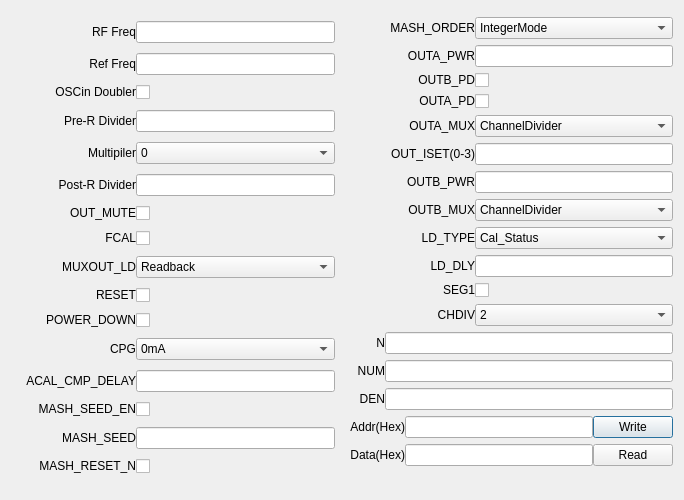
<?xml version="1.0" encoding="UTF-8"?>
<ui version="4.0">
 <class>Q_LMX2594_Dlg</class>
 <widget class="QDialog" name="Q_LMX2594_Dlg">
  <property name="windowModality">
   <enum>Qt::WindowModal</enum>
  </property>
  <property name="geometry">
   <rect>
    <x>0</x>
    <y>0</y>
    <width>684</width>
    <height>500</height>
   </rect>
  </property>
  <property name="sizePolicy">
   <sizepolicy hsizetype="Fixed" vsizetype="Fixed">
    <horstretch>0</horstretch>
    <verstretch>0</verstretch>
   </sizepolicy>
  </property>
  <property name="modal">
   <bool>false</bool>
  </property>
  <layout class="QHBoxLayout" name="horizontalLayout_6">
   <property name="spacing">
    <number>15</number>
   </property>
   <item>
    <layout class="QVBoxLayout" name="verticalLayout_1">
     <property name="spacing">
      <number>0</number>
     </property>
     <property name="bottomMargin">
      <number>0</number>
     </property>
     <item>
      <layout class="QHBoxLayout" name="horizontalLayout">
       <item>
        <widget class="QLabel" name="labelRFFreq">
         <property name="sizePolicy">
          <sizepolicy hsizetype="Fixed" vsizetype="Fixed">
           <horstretch>0</horstretch>
           <verstretch>0</verstretch>
          </sizepolicy>
         </property>
         <property name="minimumSize">
          <size>
           <width>125</width>
           <height>0</height>
          </size>
         </property>
         <property name="text">
          <string>RF Freq</string>
         </property>
         <property name="alignment">
          <set>Qt::AlignRight|Qt::AlignTrailing|Qt::AlignVCenter</set>
         </property>
        </widget>
       </item>
       <item>
        <widget class="QFreqScrollLineEdit" name="lineEditRFFreq"/>
       </item>
      </layout>
     </item>
     <item>
      <layout class="QHBoxLayout" name="horizontalLayout_2">
       <item>
        <widget class="QLabel" name="labelRefFreq">
         <property name="sizePolicy">
          <sizepolicy hsizetype="Fixed" vsizetype="Fixed">
           <horstretch>0</horstretch>
           <verstretch>0</verstretch>
          </sizepolicy>
         </property>
         <property name="minimumSize">
          <size>
           <width>125</width>
           <height>0</height>
          </size>
         </property>
         <property name="text">
          <string>Ref Freq</string>
         </property>
         <property name="alignment">
          <set>Qt::AlignRight|Qt::AlignTrailing|Qt::AlignVCenter</set>
         </property>
        </widget>
       </item>
       <item>
        <widget class="QLineEdit" name="lineEditRefFreq"/>
       </item>
      </layout>
     </item>
     <item>
      <layout class="QHBoxLayout" name="horizontalLayout_5">
       <item>
        <widget class="QLabel" name="labelOSCinDoubler">
         <property name="sizePolicy">
          <sizepolicy hsizetype="Fixed" vsizetype="Fixed">
           <horstretch>0</horstretch>
           <verstretch>0</verstretch>
          </sizepolicy>
         </property>
         <property name="minimumSize">
          <size>
           <width>125</width>
           <height>0</height>
          </size>
         </property>
         <property name="text">
          <string>OSCin Doubler</string>
         </property>
         <property name="alignment">
          <set>Qt::AlignRight|Qt::AlignTrailing|Qt::AlignVCenter</set>
         </property>
        </widget>
       </item>
       <item>
        <widget class="QCheckBox" name="checkBoxOSCinDoubler">
         <property name="text">
          <string/>
         </property>
        </widget>
       </item>
      </layout>
     </item>
     <item>
      <layout class="QHBoxLayout" name="horizontalLayout_3">
       <item>
        <widget class="QLabel" name="labelPreRDiv">
         <property name="sizePolicy">
          <sizepolicy hsizetype="Fixed" vsizetype="Fixed">
           <horstretch>0</horstretch>
           <verstretch>0</verstretch>
          </sizepolicy>
         </property>
         <property name="minimumSize">
          <size>
           <width>125</width>
           <height>0</height>
          </size>
         </property>
         <property name="text">
          <string>Pre-R Divider</string>
         </property>
         <property name="alignment">
          <set>Qt::AlignRight|Qt::AlignTrailing|Qt::AlignVCenter</set>
         </property>
        </widget>
       </item>
       <item>
        <widget class="QLineEdit" name="lineEditPreRDiv"/>
       </item>
      </layout>
     </item>
     <item>
      <layout class="QHBoxLayout" name="horizontalLayout_99">
       <item>
        <widget class="QLabel" name="labelMultipiler">
         <property name="sizePolicy">
          <sizepolicy hsizetype="Fixed" vsizetype="Fixed">
           <horstretch>0</horstretch>
           <verstretch>0</verstretch>
          </sizepolicy>
         </property>
         <property name="minimumSize">
          <size>
           <width>125</width>
           <height>0</height>
          </size>
         </property>
         <property name="text">
          <string>Multipiler</string>
         </property>
         <property name="alignment">
          <set>Qt::AlignRight|Qt::AlignTrailing|Qt::AlignVCenter</set>
         </property>
        </widget>
       </item>
       <item>
        <widget class="QComboBox" name="comboBoxMultipiler">
         <item>
          <property name="text">
           <string>0</string>
          </property>
         </item>
         <item>
          <property name="text">
           <string>1</string>
          </property>
         </item>
         <item>
          <property name="text">
           <string>Reserved</string>
          </property>
         </item>
         <item>
          <property name="text">
           <string>3</string>
          </property>
         </item>
         <item>
          <property name="text">
           <string>4</string>
          </property>
         </item>
         <item>
          <property name="text">
           <string>5</string>
          </property>
         </item>
         <item>
          <property name="text">
           <string>6</string>
          </property>
         </item>
         <item>
          <property name="text">
           <string>7</string>
          </property>
         </item>
         <item>
          <property name="text">
           <string>Reserved</string>
          </property>
         </item>
        </widget>
       </item>
      </layout>
     </item>
     <item>
      <layout class="QHBoxLayout" name="horizontalLayout_4">
       <item>
        <widget class="QLabel" name="labelPostRDiv">
         <property name="sizePolicy">
          <sizepolicy hsizetype="Fixed" vsizetype="Fixed">
           <horstretch>0</horstretch>
           <verstretch>0</verstretch>
          </sizepolicy>
         </property>
         <property name="minimumSize">
          <size>
           <width>125</width>
           <height>0</height>
          </size>
         </property>
         <property name="text">
          <string>Post-R Divider</string>
         </property>
         <property name="alignment">
          <set>Qt::AlignRight|Qt::AlignTrailing|Qt::AlignVCenter</set>
         </property>
        </widget>
       </item>
       <item>
        <widget class="QLineEdit" name="lineEditPostRDiv"/>
       </item>
      </layout>
     </item>
     <item>
      <layout class="QHBoxLayout" name="horizontalLayout_7">
       <item>
        <widget class="QLabel" name="labelOUT_MUTE">
         <property name="sizePolicy">
          <sizepolicy hsizetype="Fixed" vsizetype="Fixed">
           <horstretch>0</horstretch>
           <verstretch>0</verstretch>
          </sizepolicy>
         </property>
         <property name="minimumSize">
          <size>
           <width>125</width>
           <height>0</height>
          </size>
         </property>
         <property name="text">
          <string>OUT_MUTE</string>
         </property>
         <property name="alignment">
          <set>Qt::AlignRight|Qt::AlignTrailing|Qt::AlignVCenter</set>
         </property>
        </widget>
       </item>
       <item>
        <widget class="QCheckBox" name="checkBoxOUT_MUTE">
         <property name="text">
          <string/>
         </property>
        </widget>
       </item>
      </layout>
     </item>
     <item>
      <layout class="QHBoxLayout" name="horizontalLayout_62">
       <item>
        <widget class="QLabel" name="labelFCAL">
         <property name="sizePolicy">
          <sizepolicy hsizetype="Fixed" vsizetype="Fixed">
           <horstretch>0</horstretch>
           <verstretch>0</verstretch>
          </sizepolicy>
         </property>
         <property name="minimumSize">
          <size>
           <width>125</width>
           <height>0</height>
          </size>
         </property>
         <property name="text">
          <string>FCAL</string>
         </property>
         <property name="alignment">
          <set>Qt::AlignRight|Qt::AlignTrailing|Qt::AlignVCenter</set>
         </property>
        </widget>
       </item>
       <item>
        <widget class="QCheckBox" name="checkBoxFCAL">
         <property name="text">
          <string/>
         </property>
        </widget>
       </item>
      </layout>
     </item>
     <item>
      <layout class="QHBoxLayout" name="horizontalLayout_81">
       <item>
        <widget class="QLabel" name="labelMUXOUT_LD">
         <property name="sizePolicy">
          <sizepolicy hsizetype="Fixed" vsizetype="Fixed">
           <horstretch>0</horstretch>
           <verstretch>0</verstretch>
          </sizepolicy>
         </property>
         <property name="minimumSize">
          <size>
           <width>125</width>
           <height>0</height>
          </size>
         </property>
         <property name="text">
          <string>MUXOUT_LD</string>
         </property>
         <property name="alignment">
          <set>Qt::AlignRight|Qt::AlignTrailing|Qt::AlignVCenter</set>
         </property>
        </widget>
       </item>
       <item>
        <widget class="QComboBox" name="comboBoxMUXOUT_LD">
         <item>
          <property name="text">
           <string>Readback</string>
          </property>
         </item>
         <item>
          <property name="text">
           <string>Lock detect</string>
          </property>
         </item>
        </widget>
       </item>
      </layout>
     </item>
     <item>
      <layout class="QHBoxLayout" name="horizontalLayout_63">
       <item>
        <widget class="QLabel" name="labelRESET">
         <property name="sizePolicy">
          <sizepolicy hsizetype="Fixed" vsizetype="Fixed">
           <horstretch>0</horstretch>
           <verstretch>0</verstretch>
          </sizepolicy>
         </property>
         <property name="minimumSize">
          <size>
           <width>125</width>
           <height>0</height>
          </size>
         </property>
         <property name="text">
          <string>RESET</string>
         </property>
         <property name="alignment">
          <set>Qt::AlignRight|Qt::AlignTrailing|Qt::AlignVCenter</set>
         </property>
        </widget>
       </item>
       <item>
        <widget class="QCheckBox" name="checkBoxRESET">
         <property name="text">
          <string/>
         </property>
        </widget>
       </item>
      </layout>
     </item>
     <item>
      <layout class="QHBoxLayout" name="horizontalLayout_64">
       <item>
        <widget class="QLabel" name="labelPOWER_DOWN">
         <property name="sizePolicy">
          <sizepolicy hsizetype="Fixed" vsizetype="Fixed">
           <horstretch>0</horstretch>
           <verstretch>0</verstretch>
          </sizepolicy>
         </property>
         <property name="minimumSize">
          <size>
           <width>125</width>
           <height>0</height>
          </size>
         </property>
         <property name="text">
          <string>POWER_DOWN</string>
         </property>
         <property name="alignment">
          <set>Qt::AlignRight|Qt::AlignTrailing|Qt::AlignVCenter</set>
         </property>
        </widget>
       </item>
       <item>
        <widget class="QCheckBox" name="checkBoxPOWER_DOWN">
         <property name="text">
          <string/>
         </property>
        </widget>
       </item>
      </layout>
     </item>
     <item>
      <layout class="QHBoxLayout" name="horizontalLayout_90">
       <item>
        <widget class="QLabel" name="labelCPG">
         <property name="sizePolicy">
          <sizepolicy hsizetype="Fixed" vsizetype="Fixed">
           <horstretch>0</horstretch>
           <verstretch>0</verstretch>
          </sizepolicy>
         </property>
         <property name="minimumSize">
          <size>
           <width>125</width>
           <height>0</height>
          </size>
         </property>
         <property name="text">
          <string>CPG</string>
         </property>
         <property name="alignment">
          <set>Qt::AlignRight|Qt::AlignTrailing|Qt::AlignVCenter</set>
         </property>
        </widget>
       </item>
       <item>
        <widget class="QComboBox" name="comboBoxCPG">
         <item>
          <property name="text">
           <string>0mA</string>
          </property>
         </item>
         <item>
          <property name="text">
           <string>6mA</string>
          </property>
         </item>
         <item>
          <property name="text">
           <string>Reserved</string>
          </property>
         </item>
         <item>
          <property name="text">
           <string>12mA</string>
          </property>
         </item>
         <item>
          <property name="text">
           <string>3mA</string>
          </property>
         </item>
         <item>
          <property name="text">
           <string>9mA</string>
          </property>
         </item>
         <item>
          <property name="text">
           <string>Reserved</string>
          </property>
         </item>
         <item>
          <property name="text">
           <string>15mA</string>
          </property>
         </item>
        </widget>
       </item>
      </layout>
     </item>
     <item>
      <layout class="QHBoxLayout" name="horizontalLayout_11">
       <item>
        <widget class="QLabel" name="labelACAL_CMP_DELAY">
         <property name="sizePolicy">
          <sizepolicy hsizetype="Fixed" vsizetype="Fixed">
           <horstretch>0</horstretch>
           <verstretch>0</verstretch>
          </sizepolicy>
         </property>
         <property name="minimumSize">
          <size>
           <width>125</width>
           <height>0</height>
          </size>
         </property>
         <property name="text">
          <string>ACAL_CMP_DELAY</string>
         </property>
         <property name="alignment">
          <set>Qt::AlignRight|Qt::AlignTrailing|Qt::AlignVCenter</set>
         </property>
        </widget>
       </item>
       <item>
        <widget class="QLineEdit" name="lineEditACAL_CMP_DELAY"/>
       </item>
      </layout>
     </item>
     <item>
      <layout class="QHBoxLayout" name="horizontalLayout_12">
       <item>
        <widget class="QLabel" name="labelMASH_SEED_EN">
         <property name="sizePolicy">
          <sizepolicy hsizetype="Fixed" vsizetype="Fixed">
           <horstretch>0</horstretch>
           <verstretch>0</verstretch>
          </sizepolicy>
         </property>
         <property name="minimumSize">
          <size>
           <width>125</width>
           <height>0</height>
          </size>
         </property>
         <property name="text">
          <string>MASH_SEED_EN</string>
         </property>
         <property name="alignment">
          <set>Qt::AlignRight|Qt::AlignTrailing|Qt::AlignVCenter</set>
         </property>
        </widget>
       </item>
       <item>
        <widget class="QCheckBox" name="checkBoxMASH_SEED_EN">
         <property name="text">
          <string/>
         </property>
        </widget>
       </item>
      </layout>
     </item>
     <item>
      <layout class="QHBoxLayout" name="horizontalLayout_49">
       <item>
        <widget class="QLabel" name="labelMASH_SEED">
         <property name="sizePolicy">
          <sizepolicy hsizetype="Fixed" vsizetype="Fixed">
           <horstretch>0</horstretch>
           <verstretch>0</verstretch>
          </sizepolicy>
         </property>
         <property name="minimumSize">
          <size>
           <width>125</width>
           <height>0</height>
          </size>
         </property>
         <property name="text">
          <string>MASH_SEED</string>
         </property>
         <property name="alignment">
          <set>Qt::AlignRight|Qt::AlignTrailing|Qt::AlignVCenter</set>
         </property>
        </widget>
       </item>
       <item>
        <widget class="QLineEdit" name="lineEditMASH_SEED"/>
       </item>
      </layout>
     </item>
     <item>
      <layout class="QHBoxLayout" name="horizontalLayout_93">
       <item>
        <widget class="QLabel" name="labelMASH_RESET_N">
         <property name="sizePolicy">
          <sizepolicy hsizetype="Fixed" vsizetype="Fixed">
           <horstretch>0</horstretch>
           <verstretch>0</verstretch>
          </sizepolicy>
         </property>
         <property name="minimumSize">
          <size>
           <width>125</width>
           <height>0</height>
          </size>
         </property>
         <property name="text">
          <string>MASH_RESET_N</string>
         </property>
         <property name="alignment">
          <set>Qt::AlignRight|Qt::AlignTrailing|Qt::AlignVCenter</set>
         </property>
        </widget>
       </item>
       <item>
        <widget class="QCheckBox" name="checkBoxMASH_RESET_N">
         <property name="text">
          <string/>
         </property>
        </widget>
       </item>
      </layout>
     </item>
    </layout>
   </item>
   <item>
    <layout class="QVBoxLayout" name="verticalLayout_2">
     <property name="spacing">
      <number>0</number>
     </property>
     <item>
      <layout class="QHBoxLayout" name="horizontalLayout_94">
       <item>
        <widget class="QLabel" name="labelMASH_ORDER">
         <property name="sizePolicy">
          <sizepolicy hsizetype="Fixed" vsizetype="Fixed">
           <horstretch>0</horstretch>
           <verstretch>0</verstretch>
          </sizepolicy>
         </property>
         <property name="minimumSize">
          <size>
           <width>125</width>
           <height>0</height>
          </size>
         </property>
         <property name="text">
          <string>MASH_ORDER</string>
         </property>
         <property name="alignment">
          <set>Qt::AlignRight|Qt::AlignTrailing|Qt::AlignVCenter</set>
         </property>
        </widget>
       </item>
       <item>
        <widget class="QComboBox" name="comboBoxMASH_ORDER">
         <item>
          <property name="text">
           <string>IntegerMode</string>
          </property>
         </item>
         <item>
          <property name="text">
           <string>First</string>
          </property>
         </item>
         <item>
          <property name="text">
           <string>Second</string>
          </property>
         </item>
         <item>
          <property name="text">
           <string>Third</string>
          </property>
         </item>
         <item>
          <property name="text">
           <string>Fourth</string>
          </property>
         </item>
         <item>
          <property name="text">
           <string>Reserved</string>
          </property>
         </item>
        </widget>
       </item>
      </layout>
     </item>
     <item>
      <layout class="QHBoxLayout" name="horizontalLayout_50">
       <item>
        <widget class="QLabel" name="labelOUTA_PWR">
         <property name="sizePolicy">
          <sizepolicy hsizetype="Fixed" vsizetype="Fixed">
           <horstretch>0</horstretch>
           <verstretch>0</verstretch>
          </sizepolicy>
         </property>
         <property name="minimumSize">
          <size>
           <width>125</width>
           <height>0</height>
          </size>
         </property>
         <property name="text">
          <string>OUTA_PWR</string>
         </property>
         <property name="alignment">
          <set>Qt::AlignRight|Qt::AlignTrailing|Qt::AlignVCenter</set>
         </property>
        </widget>
       </item>
       <item>
        <widget class="QLineEdit" name="lineEditOUTA_PWR"/>
       </item>
      </layout>
     </item>
     <item>
      <layout class="QHBoxLayout" name="horizontalLayout_16">
       <item>
        <widget class="QLabel" name="labelOUTB_PD">
         <property name="sizePolicy">
          <sizepolicy hsizetype="Fixed" vsizetype="Fixed">
           <horstretch>0</horstretch>
           <verstretch>0</verstretch>
          </sizepolicy>
         </property>
         <property name="minimumSize">
          <size>
           <width>125</width>
           <height>0</height>
          </size>
         </property>
         <property name="text">
          <string>OUTB_PD</string>
         </property>
         <property name="alignment">
          <set>Qt::AlignRight|Qt::AlignTrailing|Qt::AlignVCenter</set>
         </property>
        </widget>
       </item>
       <item>
        <widget class="QCheckBox" name="checkBoxOUTB_PD">
         <property name="text">
          <string/>
         </property>
        </widget>
       </item>
      </layout>
     </item>
     <item>
      <layout class="QHBoxLayout" name="horizontalLayout_91">
       <item>
        <widget class="QLabel" name="labelOUTA_PD">
         <property name="sizePolicy">
          <sizepolicy hsizetype="Fixed" vsizetype="Fixed">
           <horstretch>0</horstretch>
           <verstretch>0</verstretch>
          </sizepolicy>
         </property>
         <property name="minimumSize">
          <size>
           <width>125</width>
           <height>0</height>
          </size>
         </property>
         <property name="text">
          <string>OUTA_PD</string>
         </property>
         <property name="alignment">
          <set>Qt::AlignRight|Qt::AlignTrailing|Qt::AlignVCenter</set>
         </property>
        </widget>
       </item>
       <item>
        <widget class="QCheckBox" name="checkBoxOUTA_PD">
         <property name="text">
          <string/>
         </property>
        </widget>
       </item>
      </layout>
     </item>
     <item>
      <layout class="QHBoxLayout" name="horizontalLayout_95">
       <item>
        <widget class="QLabel" name="labelOUTA_MUX">
         <property name="sizePolicy">
          <sizepolicy hsizetype="Fixed" vsizetype="Fixed">
           <horstretch>0</horstretch>
           <verstretch>0</verstretch>
          </sizepolicy>
         </property>
         <property name="minimumSize">
          <size>
           <width>125</width>
           <height>0</height>
          </size>
         </property>
         <property name="text">
          <string>OUTA_MUX</string>
         </property>
         <property name="alignment">
          <set>Qt::AlignRight|Qt::AlignTrailing|Qt::AlignVCenter</set>
         </property>
        </widget>
       </item>
       <item>
        <widget class="QComboBox" name="comboBoxOUTA_MUX">
         <item>
          <property name="text">
           <string>ChannelDivider</string>
          </property>
         </item>
         <item>
          <property name="text">
           <string>VCO</string>
          </property>
         </item>
         <item>
          <property name="text">
           <string>Reserved</string>
          </property>
         </item>
         <item>
          <property name="text">
           <string>HighImpedance</string>
          </property>
         </item>
        </widget>
       </item>
      </layout>
     </item>
     <item>
      <layout class="QHBoxLayout" name="horizontalLayout_96">
       <item>
        <widget class="QLabel" name="labelOUT_ISEL">
         <property name="sizePolicy">
          <sizepolicy hsizetype="Fixed" vsizetype="Fixed">
           <horstretch>0</horstretch>
           <verstretch>0</verstretch>
          </sizepolicy>
         </property>
         <property name="minimumSize">
          <size>
           <width>125</width>
           <height>0</height>
          </size>
         </property>
         <property name="text">
          <string>OUT_ISET(0-3)</string>
         </property>
         <property name="alignment">
          <set>Qt::AlignRight|Qt::AlignTrailing|Qt::AlignVCenter</set>
         </property>
        </widget>
       </item>
       <item>
        <widget class="QLineEdit" name="lineEditOUT_ISEL"/>
       </item>
      </layout>
     </item>
     <item>
      <layout class="QHBoxLayout" name="horizontalLayout_51">
       <item>
        <widget class="QLabel" name="labelOUTB_PWR">
         <property name="sizePolicy">
          <sizepolicy hsizetype="Fixed" vsizetype="Fixed">
           <horstretch>0</horstretch>
           <verstretch>0</verstretch>
          </sizepolicy>
         </property>
         <property name="minimumSize">
          <size>
           <width>125</width>
           <height>0</height>
          </size>
         </property>
         <property name="text">
          <string>OUTB_PWR</string>
         </property>
         <property name="alignment">
          <set>Qt::AlignRight|Qt::AlignTrailing|Qt::AlignVCenter</set>
         </property>
        </widget>
       </item>
       <item>
        <widget class="QLineEdit" name="lineEditOUTB_PWR"/>
       </item>
      </layout>
     </item>
     <item>
      <layout class="QHBoxLayout" name="horizontalLayout_100">
       <item>
        <widget class="QLabel" name="labelOUTB_MUX">
         <property name="sizePolicy">
          <sizepolicy hsizetype="Fixed" vsizetype="Fixed">
           <horstretch>0</horstretch>
           <verstretch>0</verstretch>
          </sizepolicy>
         </property>
         <property name="minimumSize">
          <size>
           <width>125</width>
           <height>0</height>
          </size>
         </property>
         <property name="text">
          <string>OUTB_MUX</string>
         </property>
         <property name="alignment">
          <set>Qt::AlignRight|Qt::AlignTrailing|Qt::AlignVCenter</set>
         </property>
        </widget>
       </item>
       <item>
        <widget class="QComboBox" name="comboBoxOUTB_MUX">
         <item>
          <property name="text">
           <string>ChannelDivider</string>
          </property>
         </item>
         <item>
          <property name="text">
           <string>VCO</string>
          </property>
         </item>
         <item>
          <property name="text">
           <string>Reserved</string>
          </property>
         </item>
         <item>
          <property name="text">
           <string>HighImpedance</string>
          </property>
         </item>
        </widget>
       </item>
      </layout>
     </item>
     <item>
      <layout class="QHBoxLayout" name="horizontalLayout_101">
       <item>
        <widget class="QLabel" name="labelLD_TYPE">
         <property name="sizePolicy">
          <sizepolicy hsizetype="Fixed" vsizetype="Fixed">
           <horstretch>0</horstretch>
           <verstretch>0</verstretch>
          </sizepolicy>
         </property>
         <property name="minimumSize">
          <size>
           <width>125</width>
           <height>0</height>
          </size>
         </property>
         <property name="text">
          <string>LD_TYPE</string>
         </property>
         <property name="alignment">
          <set>Qt::AlignRight|Qt::AlignTrailing|Qt::AlignVCenter</set>
         </property>
        </widget>
       </item>
       <item>
        <widget class="QComboBox" name="comboBoxLD_TYPE">
         <item>
          <property name="text">
           <string>Cal_Status</string>
          </property>
         </item>
         <item>
          <property name="text">
           <string>Cal_Status&amp;Vtune</string>
          </property>
         </item>
        </widget>
       </item>
      </layout>
     </item>
     <item>
      <layout class="QHBoxLayout" name="horizontalLayout_52">
       <item>
        <widget class="QLabel" name="labelLD_DLY">
         <property name="sizePolicy">
          <sizepolicy hsizetype="Fixed" vsizetype="Fixed">
           <horstretch>0</horstretch>
           <verstretch>0</verstretch>
          </sizepolicy>
         </property>
         <property name="minimumSize">
          <size>
           <width>125</width>
           <height>0</height>
          </size>
         </property>
         <property name="text">
          <string>LD_DLY</string>
         </property>
         <property name="alignment">
          <set>Qt::AlignRight|Qt::AlignTrailing|Qt::AlignVCenter</set>
         </property>
        </widget>
       </item>
       <item>
        <widget class="QLineEdit" name="lineEditLD_DLY"/>
       </item>
      </layout>
     </item>
     <item>
      <layout class="QHBoxLayout" name="horizontalLayout_17">
       <item>
        <widget class="QLabel" name="labelSEG1">
         <property name="sizePolicy">
          <sizepolicy hsizetype="Fixed" vsizetype="Fixed">
           <horstretch>0</horstretch>
           <verstretch>0</verstretch>
          </sizepolicy>
         </property>
         <property name="minimumSize">
          <size>
           <width>125</width>
           <height>0</height>
          </size>
         </property>
         <property name="text">
          <string>SEG1</string>
         </property>
         <property name="alignment">
          <set>Qt::AlignRight|Qt::AlignTrailing|Qt::AlignVCenter</set>
         </property>
        </widget>
       </item>
       <item>
        <widget class="QCheckBox" name="checkBoxSEG1">
         <property name="text">
          <string/>
         </property>
        </widget>
       </item>
      </layout>
     </item>
     <item>
      <layout class="QHBoxLayout" name="horizontalLayout_18">
       <item>
        <widget class="QLabel" name="labelCHDIV">
         <property name="sizePolicy">
          <sizepolicy hsizetype="Fixed" vsizetype="Fixed">
           <horstretch>0</horstretch>
           <verstretch>0</verstretch>
          </sizepolicy>
         </property>
         <property name="minimumSize">
          <size>
           <width>125</width>
           <height>0</height>
          </size>
         </property>
         <property name="text">
          <string>CHDIV</string>
         </property>
         <property name="alignment">
          <set>Qt::AlignRight|Qt::AlignTrailing|Qt::AlignVCenter</set>
         </property>
        </widget>
       </item>
       <item>
        <widget class="QComboBox" name="comboBoxCHDIV">
         <item>
          <property name="text">
           <string>2</string>
          </property>
         </item>
         <item>
          <property name="text">
           <string>4</string>
          </property>
         </item>
         <item>
          <property name="text">
           <string>6</string>
          </property>
         </item>
         <item>
          <property name="text">
           <string>8</string>
          </property>
         </item>
         <item>
          <property name="text">
           <string>12</string>
          </property>
         </item>
         <item>
          <property name="text">
           <string>16</string>
          </property>
         </item>
         <item>
          <property name="text">
           <string>24</string>
          </property>
         </item>
         <item>
          <property name="text">
           <string>32</string>
          </property>
         </item>
         <item>
          <property name="text">
           <string>48</string>
          </property>
         </item>
         <item>
          <property name="text">
           <string>64</string>
          </property>
         </item>
         <item>
          <property name="text">
           <string>72</string>
          </property>
         </item>
         <item>
          <property name="text">
           <string>96</string>
          </property>
         </item>
         <item>
          <property name="text">
           <string>128</string>
          </property>
         </item>
         <item>
          <property name="text">
           <string>192</string>
          </property>
         </item>
         <item>
          <property name="text">
           <string>256</string>
          </property>
         </item>
         <item>
          <property name="text">
           <string>384</string>
          </property>
         </item>
         <item>
          <property name="text">
           <string>512</string>
          </property>
         </item>
         <item>
          <property name="text">
           <string>768</string>
          </property>
         </item>
         <item>
          <property name="text">
           <string>Reserved</string>
          </property>
         </item>
        </widget>
       </item>
      </layout>
     </item>
     <item>
      <layout class="QHBoxLayout" name="horizontalLayout_44">
       <item>
        <widget class="QLabel" name="labelN">
         <property name="sizePolicy">
          <sizepolicy hsizetype="Fixed" vsizetype="Fixed">
           <horstretch>0</horstretch>
           <verstretch>0</verstretch>
          </sizepolicy>
         </property>
         <property name="minimumSize">
          <size>
           <width>35</width>
           <height>0</height>
          </size>
         </property>
         <property name="text">
          <string>N</string>
         </property>
         <property name="alignment">
          <set>Qt::AlignRight|Qt::AlignTrailing|Qt::AlignVCenter</set>
         </property>
        </widget>
       </item>
       <item>
        <widget class="QLineEdit" name="lineEditN">
         <property name="readOnly">
          <bool>true</bool>
         </property>
        </widget>
       </item>
      </layout>
     </item>
     <item>
      <layout class="QHBoxLayout" name="horizontalLayout_45">
       <item>
        <widget class="QLabel" name="labelNUM">
         <property name="sizePolicy">
          <sizepolicy hsizetype="Fixed" vsizetype="Fixed">
           <horstretch>0</horstretch>
           <verstretch>0</verstretch>
          </sizepolicy>
         </property>
         <property name="minimumSize">
          <size>
           <width>35</width>
           <height>0</height>
          </size>
         </property>
         <property name="text">
          <string>NUM</string>
         </property>
         <property name="alignment">
          <set>Qt::AlignRight|Qt::AlignTrailing|Qt::AlignVCenter</set>
         </property>
        </widget>
       </item>
       <item>
        <widget class="QLineEdit" name="lineEditNUM">
         <property name="readOnly">
          <bool>true</bool>
         </property>
        </widget>
       </item>
      </layout>
     </item>
     <item>
      <layout class="QHBoxLayout" name="horizontalLayout_46">
       <item>
        <widget class="QLabel" name="labelDEN">
         <property name="sizePolicy">
          <sizepolicy hsizetype="Fixed" vsizetype="Fixed">
           <horstretch>0</horstretch>
           <verstretch>0</verstretch>
          </sizepolicy>
         </property>
         <property name="minimumSize">
          <size>
           <width>35</width>
           <height>0</height>
          </size>
         </property>
         <property name="text">
          <string>DEN</string>
         </property>
         <property name="alignment">
          <set>Qt::AlignRight|Qt::AlignTrailing|Qt::AlignVCenter</set>
         </property>
        </widget>
       </item>
       <item>
        <widget class="QLineEdit" name="lineEditDEN">
         <property name="readOnly">
          <bool>true</bool>
         </property>
        </widget>
       </item>
      </layout>
     </item>
     <item>
      <layout class="QHBoxLayout" name="horizontalLayout_47">
       <item>
        <widget class="QLabel" name="labelAddr">
         <property name="sizePolicy">
          <sizepolicy hsizetype="Fixed" vsizetype="Fixed">
           <horstretch>0</horstretch>
           <verstretch>0</verstretch>
          </sizepolicy>
         </property>
         <property name="minimumSize">
          <size>
           <width>35</width>
           <height>0</height>
          </size>
         </property>
         <property name="text">
          <string>Addr(Hex)</string>
         </property>
         <property name="alignment">
          <set>Qt::AlignRight|Qt::AlignTrailing|Qt::AlignVCenter</set>
         </property>
        </widget>
       </item>
       <item>
        <widget class="QLineEdit" name="lineEditAddr"/>
       </item>
       <item>
        <widget class="QPushButton" name="pushButtonWrite">
         <property name="text">
          <string>Write</string>
         </property>
        </widget>
       </item>
      </layout>
     </item>
     <item>
      <layout class="QHBoxLayout" name="horizontalLayout_48">
       <item>
        <widget class="QLabel" name="labelData">
         <property name="sizePolicy">
          <sizepolicy hsizetype="Fixed" vsizetype="Fixed">
           <horstretch>0</horstretch>
           <verstretch>0</verstretch>
          </sizepolicy>
         </property>
         <property name="minimumSize">
          <size>
           <width>35</width>
           <height>0</height>
          </size>
         </property>
         <property name="text">
          <string>Data(Hex)</string>
         </property>
         <property name="alignment">
          <set>Qt::AlignRight|Qt::AlignTrailing|Qt::AlignVCenter</set>
         </property>
        </widget>
       </item>
       <item>
        <widget class="QLineEdit" name="lineEditData"/>
       </item>
       <item>
        <widget class="QPushButton" name="pushButtonRead">
         <property name="text">
          <string>Read</string>
         </property>
        </widget>
       </item>
      </layout>
     </item>
    </layout>
   </item>
  </layout>
 </widget>
 <customwidgets>
  <customwidget>
   <class>QFreqScrollLineEdit</class>
   <extends>QLineEdit</extends>
   <header>scroll_lineedit.h</header>
  </customwidget>
 </customwidgets>
 <resources/>
 <connections/>
</ui>
